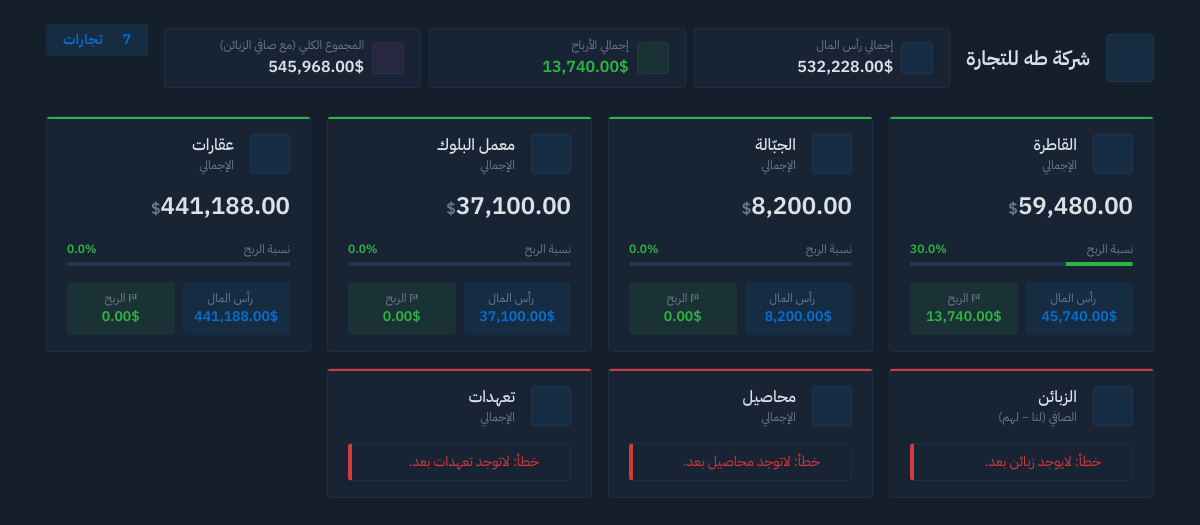
The page / on the database its author committed.
### tables this page shows
CREATE TABLE truck (
      name           TEXT NOT NULL,
      purchase_price REAL NOT NULL,
      notes          TEXT
    );

CREATE TABLE mixer (
      name           TEXT NOT NULL,
      purchase_price REAL NOT NULL,
      notes          TEXT
    );

CREATE TABLE block_factory (
      name           TEXT NOT NULL,
      purchase_price REAL NOT NULL,
      notes          TEXT
    );

### app.py (the view)
@app.route('/')
def root():
  return render_template('dashbord.html', title='شركة عمار للتجارة')

### app.py (called while the page is built)
@app.context_processor
def inject_db():
  return {
    "trades": Trades().trades_html_dict,
    "company_name": "شركة طه للتجارة",
    "truck": get_truck_dict(),
    "mixer": get_mixer_dict(),
    "block_factory": get_block_factory_dict(),
  }

### classes.py (called while the page is built, shortened)
  @property
  def total_properties_improvements_costs(self):
    costs = 0
    for row in self.property_improvements_table:
      costs += row['cost']
    return costs

  @property
  def total_base(self):
    bases = 0
    for p in self.property_table:
      bases += p['buy_price']
    bases += self.total_properties_improvements_costs
    return bases

  def is_property_sold(self, id):
    for r in self.property_table:
      if r['id'] == id:
        return bool(r['sell_price'])

  @property
  def total_profit(self):
    profit = 0
    for p in self.property_table:
      if self.is_property_sold(p['id']):
        profit += p['sell_price'] - self.get_total_property_base_by_id(p['id'])
    return profit

  def property_html_dict(self, data=True):
    if len(self.property_table) <= 0:
      if len(self.property_table) == 0:
        content = 'خطأ: لاتوجد عقارات بعد.'
      else:
        content = 'خطأ: مشكلة في عدد العقارات.'
      return {
        'status': 'error',
        'content': content,
        'name': 'عقارات',
        'url': '/property',
        'base': 0,
        'profit': 0,
      }
    else:
      return {
        'status': 'success',
        'content': self.property_table_with_cost if data else None,
        'name': 'عقارات',
        'url': '/property',
        'base': self.total_base,
        'profit': self.total_profit,
      }

  def customer_html_dict(self, data=True):
    if len(self.customer_table) <= 0 :
      if len(self.customer_table) == 0:
        content = 'خطأ: لايوجد زبائن بعد.'
      else:
        content = 'خطأ: مشكلة في عدد الزبائن.'
      return {
        'status': 'error',
        'content': content,
        'name': 'الزبائن',
        'url': '/customer',
        'for_us': 0,
        'for_them': 0,
      }

  def crop_html_dict(self, data=True):
    if len(self.crop_table) <= 0:
      if len(self.crop_table) == 0:
        content = 'خطأ: لاتوجد محاصيل بعد.'
      else:
        content = 'خطأ: مشكلة في عدد المحاصيل.'
      return {
        'status': 'error',
        'content': content,
        'name': 'محاصيل',
        'url': '/crop',
        'base': 0,
        'profit': 0
      }

### templates/dashbord.html (shortened to what this page needs)
{% extends "layout.html" %}
{% block trade %}
<div class="row row-deck row-cards">
  {% for trade in trades['content'] %}
    {% set is_error = trade['status'] == 'error' %}
    {% set is_customers = trade['url'] == '/customer' %}
    {% if is_customers %}
      {% set for_them = trade['for_them'] %}
      {% set for_us = trade['for_us'] %}
      {% set base = -for_us %}
      {% set profit = for_them %}
      {% set total = -for_us - for_them %}
      {% set margin = (for_them / -for_us * 100) if total else 0 %}
      {% set margin_label = 'نسبة الدين' %}
      {% set left_label = 'لنا' %}
      {% set right_label = 'لهم' %}
      {% set positive = total >= 0 %}
    {% else %}
      {% set base = trade.get('base', 0) %}
      {% set profit = trade.get('profit', 0) %}
      {% set total = base + profit %}
      {% set margin = (profit / base * 100) if base else 0 %}
      {% set margin_label = 'نسبة الربح' %}
      {% set left_label = 'رأس المال' %}
      {% set right_label = 'الربح' %}
      {% set positive = margin >= 0 %}
    {% endif %}
    {% set bar_color = 'bg-green' if positive else 'bg-red' %}
    {% set text_color = 'text-green' if positive else 'text-red' %}
    <div class="col-sm-6 col-lg-4 col-xl-3">
      <div class="card card-hover">
        <div class="card-status-top {{ 'bg-red' if is_error else bar_color }}"></div>
        <div class="card-body">
          <div class="d-flex align-items-center gap-3 mb-3">
            <span class="avatar bg-primary-lt">
              <i class="ti {{ 'ti-users' if is_customers else 'ti-truck-delivery' }} fs-2"></i>
            </span>
            <div class="flex-fill">
              <h3 class="card-title mb-0">{{ trade['name'] }}</h3>
              <div class="text-secondary small">{{ 'الصافي (لنا − لهم)' if is_customers else 'الإجمالي' }}</div>
            </div>
          </div>
          {% if is_error %}
          <div class="alert alert-danger mb-0 py-2">
            <i class="ti ti-alert-circle me-1"></i>{{ trade['content'] }}
          </div>
          {% else %}
          <div class="h1 mb-3">
            <span dir="ltr">{{ '{:,.2f}'.format(total) }}</span><span class="text-secondary fs-3">$</span>
          </div>
          <div class="d-flex justify-content-between small mb-1">
            <span class="text-secondary">{{ margin_label }}</span>
            <span class="fw-bold {{ text_color }}">{{ '%.1f'|format(margin) }}%</span>
          </div>
          <div class="progress progress-sm mb-3">
            <div class="progress-bar {{ bar_color }}" style="width: {{ [margin | abs, 100] | min }}%"></div>
          </div>
          <div class="row g-2">
            <div class="col-6">
              <div class="p-2 rounded bg-blue-lt text-center">
                <div class="small text-secondary"><i class="ti ti-cash-coin"></i> {{ left_label }}</div>
                <div class="fw-bold">{{ '{:,.2f}'.format(base) }}$</div>
              </div>
            </div>
            <div class="col-6">
              <div class="p-2 rounded bg-green-lt text-center">
                <div class="small text-secondary"><i class="ti ti-cash-banknote-plus"></i> {{ right_label }}</div>
                <div class="fw-bold">{{ '{:,.2f}'.format(profit) }}$</div>
              </div>
            </div>
          </div>
          {% endif %}
        </div>
      </div>
    </div>
  {% endfor %}
</div>
{% endblock %}

### templates/layout.html (shortened to what this page needs)
{% extends "base.html" %}
{% block content %}
<div class="page-wrapper">
  <div class="page-header d-print-none">
    <div class="container-xl">
      <div class="row align-items-center g-3">
        <div class="col-12 col-lg-auto">
          <div class="d-flex align-items-center gap-3">
            <span class="avatar avatar-lg bg-primary-lt">
              <i class="ti ti-briefcase fs-1"></i>
            </span>
            <div>
              <a href="/" class="text-decoration-none text-reset d-block">
                <h1 class="page-title mb-0">{{company_name}}</h1>
              </a>
            </div>
          </div>
        </div>
        <div class="col-12 col-lg">
          <div class="row g-2">
            <div class="col-12 col-sm-4">
              <div class="card card-sm">
                <div class="card-body py-2">
                  <div class="row align-items-center g-2">
                    <div class="col-auto"><span class="avatar avatar-sm bg-blue-lt"><i class="ti ti-coin"></i></span>
                    </div>
                    <div class="col">
                      <div class="text-secondary small">إجمالي رأس المال</div>
                      <div class="h3 mb-0">{{ '{:,.2f}'.format(trades['total_base']) }}$</div>
                    </div>
                  </div>
                </div>
              </div>
            </div>
            <div class="col-12 col-sm-4">
              <div class="card card-sm">
                <div class="card-body py-2">
                  <div class="row align-items-center g-2">
                    <div class="col-auto"><span class="avatar avatar-sm bg-green-lt"><i
                          class="ti ti-trending-up"></i></span></div>
                    <div class="col">
                      <div class="text-secondary small">إجمالي الأرباح</div>
                      <div class="h3 mb-0 text-green">{{ '{:,.2f}'.format(trades['total_profit']) }}$</div>
                    </div>
                  </div>
                </div>
              </div>
            </div>
            <div class="col-12 col-sm-4">
              <div class="card card-sm">
                <div class="card-body py-2">
                  <div class="row align-items-center g-2">
                    <div class="col-auto"><span class="avatar avatar-sm bg-purple-lt"><i
                          class="ti ti-wallet"></i></span></div>
                    <div class="col">
                      <div class="text-secondary small">المجموع الكلي <span class="text-secondary">(مع صافي
                          الزبائن)</span></div>
                      <div class="h3 mb-0">{{ '{:,.2f}'.format(trades['total_base'] + trades['total_profit']) }}$</div>
                    </div>
                  </div>
                </div>
              </div>
            </div>
          </div>
        </div>
        <div class="col-12 col-lg-auto d-flex flex-column align-items-center">
          <span class="badge bg-blue-lt fs-4 px-3 py-2" onclick=location.reload()>
            <i class="ti ti-layout-grid me-1"></i>{{ trades['content'] | length }} تجارات
          </span>
          <button type="button" class="btn btn-icon btn-ghost-secondary my-0" id="themeToggle" aria-label="تبديل الوضع">
            <i class="ti ti-sun to-light"></i>
          </button>
        </div>
      </div>
    </div>
  </div>
  <main class="page-body">
    <div class="container-xl">
      {% block trade %}
      {% endblock %}
    </div>
  </main>
</div>
<div class="toast-container position-fixed top-0 start-50 translate-middle-x p-3" style="z-index:1100"
  id="flashContainer"></div>
{% endblock %}

### templates/base.html (shortened to what this page needs)
<!DOCTYPE html>
<html lang="ar" data-bs-theme="dark" dir="rtl">
<head>
  <link rel="stylesheet" href="{{ url_for('static', filename='css/tabler.min.css') }}">
  <link rel="stylesheet" href="{{ url_for('static', filename='css/tabler-icons.min.css') }}" />
  <link rel="stylesheet" href="{{ url_for('static', filename='css/global.css') }}">
  <link rel="stylesheet" href="{{ url_for('static', filename='css/tabler-icons.min.css') }}">
</head>
<body>
  {% block content %}
  {% endblock %}
</body>
</html>

### static/css/global.css (style rules this page uses)
:root { --tblr-font-sans-serif: 'IBM Plex Sans Arabic', -apple-system, 'BlinkMacSystemFont', 'Segoe UI', 'Roboto', 'Helvetica Neue', Arial, sans-serif; }

### templates/layout.html (style rules this page uses)
.card-hover { transition: transform .15s ease, box-shadow .15s ease; }

### rows shown on the page
truck: name "القاطرة", value "الإجمالي", total "59,480.00", margin_label "نسبة الربح", margin "30.0", {{ [margin | abs, 100] | min }} 30.039352864013992 (drawn), left_label "رأس المال", purchase_price "45,740.00", right_label "الربح", profit "13,740.00"
mixer: name "الجبّالة", value "الإجمالي", purchase_price "8,200.00", margin_label "نسبة الربح", margin "0.0", left_label "رأس المال", right_label "الربح", profit "0.00"
block_factory: name "معمل البلوك", value "الإجمالي", purchase_price "37,100.00", margin_label "نسبة الربح", margin "0.0", left_label "رأس المال", right_label "الربح", profit "0.00"

### other values the page prints
{{ company_name }} "شركة طه للتجارة"
{{ '{:,.2f}'.format(trades['total_base']) }} "532,228.00"
{{ '{:,.2f}'.format(trades['total_profit']) }} "13,740.00"
{{ '{:,.2f}'.format(trades['total_base'] + trades['total_profit']) }} "545,968.00"
{{ trade['name'] }} "عقارات" "الزبائن" "محاصيل" "تعهدات"
{{ 'الصافي (لنا − لهم)' if is_customers else 'الإجمالي' }} "الإجمالي" "الصافي (لنا − لهم)" "الإجمالي" "الإجمالي"
{{ '{:,.2f}'.format(total) }} "441,188.00"
{{ margin_label }} "نسبة الربح"
{{ '%.1f'|format(margin) }} "0.0"
{{ left_label }} "رأس المال"
{{ '{:,.2f}'.format(base) }} "441,188.00"
{{ right_label }} "الربح"
{{ '{:,.2f}'.format(profit) }} "0.00"
{{ trade['content'] }} "خطأ: لايوجد زبائن بعد." "خطأ: لاتوجد محاصيل بعد." "خطأ: لاتوجد تعهدات بعد."
